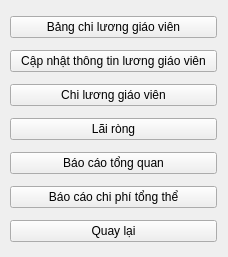
<?xml version="1.0" encoding="UTF-8"?>
<ui version="4.0">
 <class>phantichloinhuan</class>
 <widget class="QWidget" name="phantichloinhuan">
  <property name="geometry">
   <rect>
    <x>0</x>
    <y>0</y>
    <width>228</width>
    <height>257</height>
   </rect>
  </property>
  <property name="windowTitle">
   <string>Form</string>
  </property>
  <widget class="QWidget" name="layoutWidget">
   <property name="geometry">
    <rect>
     <x>10</x>
     <y>10</y>
     <width>207</width>
     <height>240</height>
    </rect>
   </property>
   <layout class="QVBoxLayout" name="verticalLayout">
    <item>
     <widget class="QPushButton" name="bclgv">
      <property name="text">
       <string>Bảng chi lương giáo viên</string>
      </property>
     </widget>
    </item>
    <item>
     <widget class="QPushButton" name="capnhatthongtin">
      <property name="text">
       <string>Cập nhật thông tin lương giáo viên</string>
      </property>
     </widget>
    </item>
    <item>
     <widget class="QPushButton" name="chiluonggv">
      <property name="text">
       <string>Chi lương giáo viên</string>
      </property>
     </widget>
    </item>
    <item>
     <widget class="QPushButton" name="lr">
      <property name="text">
       <string>Lãi ròng</string>
      </property>
     </widget>
    </item>
    <item>
     <widget class="QPushButton" name="bctq">
      <property name="text">
       <string>Báo cáo tổng quan</string>
      </property>
     </widget>
    </item>
    <item>
     <widget class="QPushButton" name="bccptt">
      <property name="text">
       <string>Báo cáo chi phí tổng thể</string>
      </property>
     </widget>
    </item>
    <item>
     <widget class="QPushButton" name="quaylai">
      <property name="text">
       <string>Quay lại</string>
      </property>
     </widget>
    </item>
   </layout>
  </widget>
 </widget>
 <resources/>
 <connections/>
</ui>
